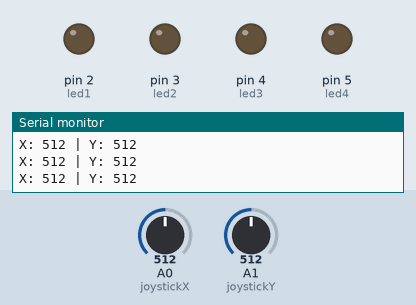
Bench run of a sketch on a simulated Arduino Uno, built with avr-gcc and run on an emulated ATmega328P. Parts: output pins drawn as LEDs (lit = HIGH), the last lines printed to the serial monitor. Inputs (shaded band) come from the test bench; at power-on: A0 (joystickX) = 512, A1 (joystickY) = 512.

Above: at 1.2 s.
1.3 s: A0 (joystickX) set to 415
2.8 s: A0 (joystickX) set to 384
At 3.6 s:
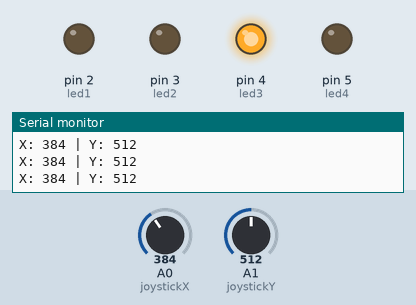
4.3 s: A1 (joystickY) set to 407
5.8 s: A1 (joystickY) set to 382
At 6.6 s:
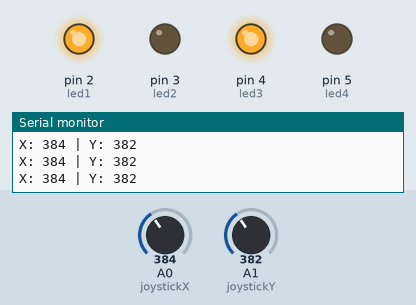
7.3 s: A0 (joystickX) set to 410
At 8.1 s:
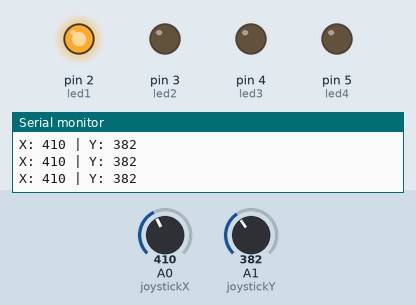
8.8 s: A1 (joystickY) set to 716
At 9.6 s:
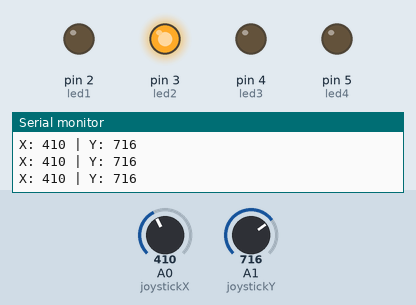
Timing chart, 0 to 11.3 s (numbered marks = the images above; inputs shaded):
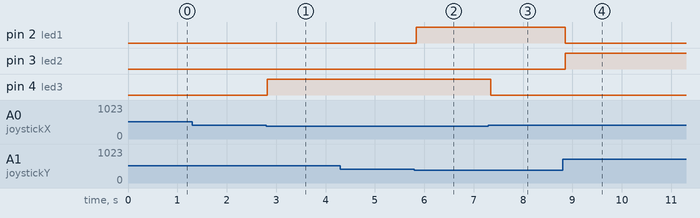

The sketch:

directional_joy.ino
```cpp
// Pin assignments for the LEDs
const int led1 = 2;  // Up
const int led2 = 3;  // Down
const int led3 = 4;  // Right
const int led4 = 5;  // Left

// Pin assignments for the joystick
const int joystickX = A0;  // Horizontal movement
const int joystickY = A1;  // Vertical movement

// Threshold to detect when the joystick is moved in a direction
const int threshold = 400;  // Adjust if needed based on joystick sensitivity

void setup() {
  // Set LED pins as outputs
  pinMode(led1, OUTPUT);
  pinMode(led2, OUTPUT);
  pinMode(led3, OUTPUT);
  pinMode(led4, OUTPUT);

  // Initialize serial communication (optional, for debugging)
  Serial.begin(9600);
}

void loop() {
  // Read joystick values
  int xValue = analogRead(joystickX);  // X-axis (left/right)
  int yValue = analogRead(joystickY);  // Y-axis (up/down)

  // Debugging output (optional)
  Serial.print("X: ");
  Serial.print(xValue);
  Serial.print(" | Y: ");
  Serial.println(yValue);

  // Turn off all LEDs first
  digitalWrite(led1, LOW);
  digitalWrite(led2, LOW);
  digitalWrite(led3, LOW);
  digitalWrite(led4, LOW);

  // Joystick up (Y-axis is lower than the threshold)
  if (yValue < threshold) {
    digitalWrite(led1, HIGH);  // Turn on the first LED (Up)
  }
  // Joystick down (Y-axis is higher than the threshold)
  else if (yValue > 1023 - threshold) {
    digitalWrite(led2, HIGH);  // Turn on the second LED (Down)
  }

  // Joystick right (X-axis is higher than the threshold)
  if (xValue < threshold) {
    digitalWrite(led3, HIGH);  // Turn on the third LED (Right)
  }
  // Joystick left (X-axis is lower than the threshold)
  else if (xValue > 1023 - threshold) {
    digitalWrite(led4, HIGH);  // Turn on the fourth LED (Left)
  }

  // Small delay to avoid rapid switching
  delay(100);
}
```

Measured:
- the behaviour switches between 400 and 399 on A0 (joystickX) (found by bisection; images 0 and 1)
- the behaviour switches between 400 and 399 on A1 (joystickY) (found by bisection; images 1 and 2)
- after the input at 2.8 s, pin 4 (led3): LOW → HIGH at once
- after the input at 5.8 s, pin 2 (led1): LOW → HIGH at once
- after the input at 7.3 s, pin 4 (led3): HIGH → LOW after 0.05 s
- after the input at 8.8 s, pin 2 (led1): HIGH → LOW after 0.06 s; pin 3 (led2): LOW → HIGH after 0.06 s
